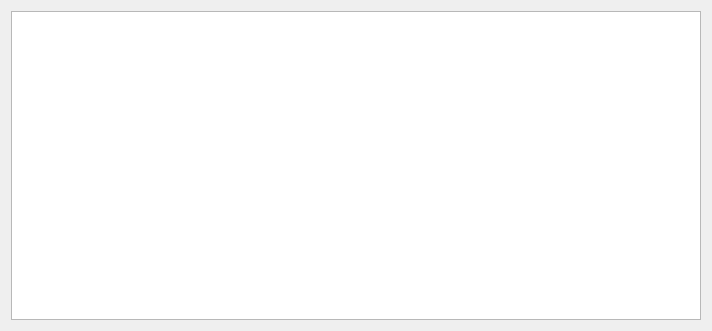
<?xml version="1.0" encoding="UTF-8"?>
<ui version="4.0">
 <class>FirmwareMetaData</class>
 <widget class="QWidget" name="FirmwareMetaData">
  <property name="geometry">
   <rect>
    <x>0</x>
    <y>0</y>
    <width>712</width>
    <height>331</height>
   </rect>
  </property>
  <property name="windowTitle">
   <string>Firmware Metadata</string>
  </property>
  <layout class="QVBoxLayout" name="verticalLayout">
   <item>
    <widget class="QTableWidget" name="tableWidget"/>
   </item>
  </layout>
 </widget>
 <resources/>
 <connections/>
</ui>
